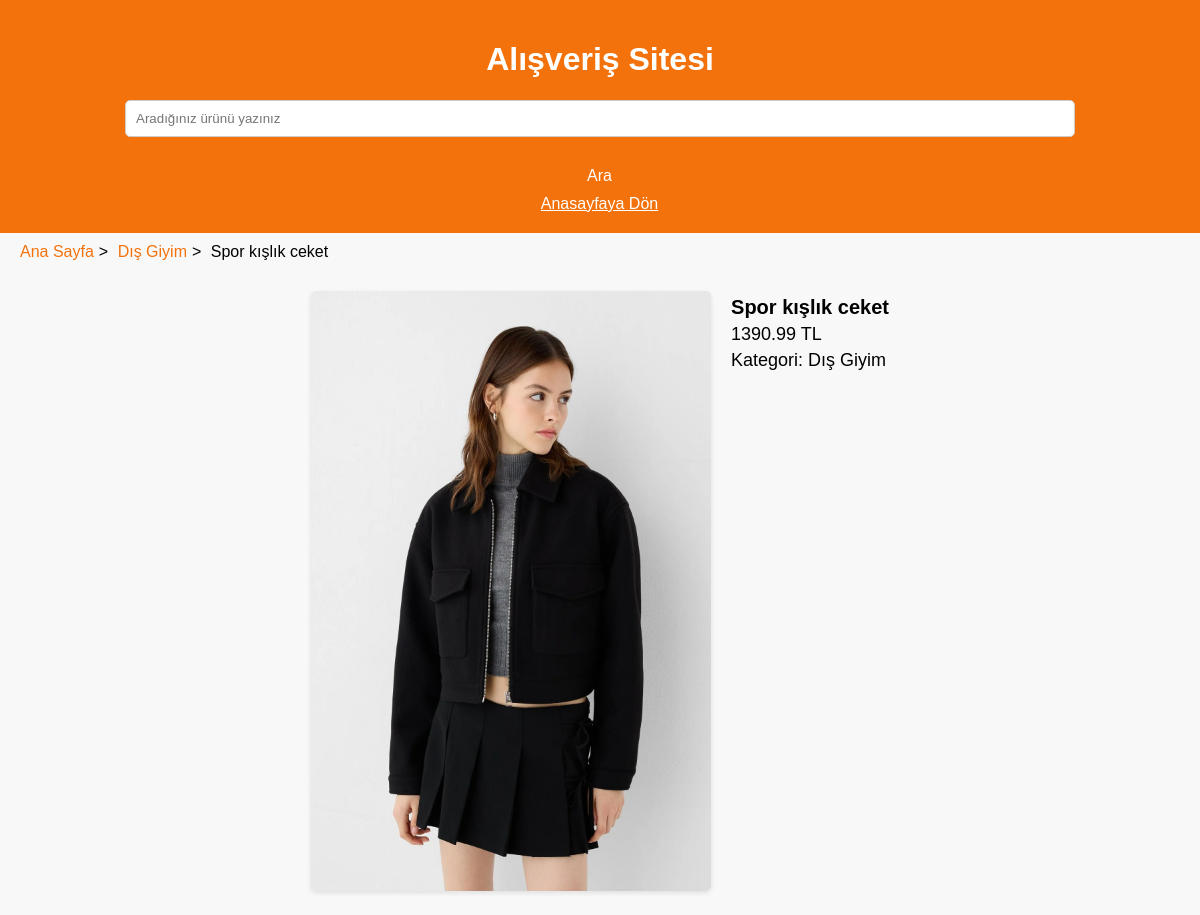
The app's page /product/3 with its own data.
### tables this page shows
CREATE TABLE products (
    id INTEGER PRIMARY KEY AUTOINCREMENT, -- Ürün No
    description TEXT NOT NULL,            -- Açıklama
    price REAL NOT NULL,                  -- Fiyat
    category TEXT NOT NULL,               -- Kategori
    image TEXT NOT NULL                   -- Resim Yolu
);

### app.py (the view)
@app.route("/product/<int:product_id>")
def product_detail(product_id):
    conn = get_db_connection()
    product = conn.execute("SELECT * FROM products WHERE id = ?", (product_id,)).fetchone()
    conn.close()
    if product is None:
        return "Ürün bulunamadı", 404
    return render_template("detail.html", product=product)

### app.py (called while the page is built)
def get_db_connection():
    conn = sql.connect("products.db")
    conn.row_factory = sql.Row
    return conn

### templates/detail.html (shortened to what this page needs)
<!DOCTYPE html>
<html lang="en">
<head>
    <link rel="stylesheet" href="/static/css/style.css">
</head>
<body>
    {% extends "base.html" %}
    {% block content %}
    <nav>
        <ul class="breadcrumb">
            <li><a href="/">Ana Sayfa</a></li>
            <li><a href="/category/{{ product.category }}">{{ product.category }}</a></li>
            <li>{{ product.description }}</li>
        </ul>
    </nav>
    <div class="product-detail">
        <div class="product-image">
            <img src="/static/images/{{ product.image }}" alt="Product Image">
        </div>
        <div class="product-details">
            <p><strong>{{ product.description }}</strong></p>
            <p>{{ product.price }} TL</p>
            <p>Kategori: {{ product.category }}</p>
        </div>
    </div>
    {% endblock %}

### static/css/style.css (style rules this page uses)
body { font-family: Arial, sans-serif; margin: 0; padding: 0; background-color: #f8f8f8; }
.product-detail { display: flex; justify-content: center; padding: 20px; gap: 20px; flex-wrap: wrap; }
.product-detail .product-image img { max-width: 400px; height: auto; border-radius: 5px; box-shadow: 0 2px 5px rgba(0, 0, 0, 0.1); }
.product-detail .product-details { max-width: 500px; text-align: left; }
.product-detail .product-details p { font-size: 18px; margin: 5px 0; }
.product-detail .product-details strong { font-size: 20px; }
.breadcrumb { list-style: none; padding: 0; background-color: #f8f8f8; margin: 10px 20px; }
.breadcrumb li { display: inline; margin-right: 5px; }
.breadcrumb li a { text-decoration: none; color: #f3720c; }
.breadcrumb li::after { content: ">"; margin-left: 5px; }
.breadcrumb li:last-child::after { content: ""; }

### records on screen
products: category "Dış Giyim", description "Spor kışlık ceket", image (picture), price "1390.99"
